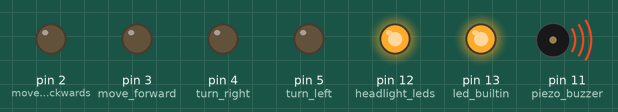
This sketch was run on a simulated Arduino Uno, built with avr-gcc and run on an emulated ATmega328P. Parts: output pins drawn as LEDs (lit = HIGH), buzzer (waves = sounding, pin HIGH).

Above: at 0.1 s.
At 2.2 s:
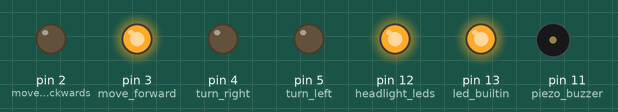
At 4.22 s:
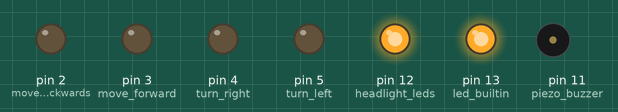
At 6.4 s:
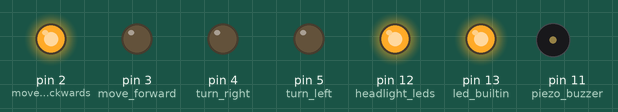
Timing chart, 0 to 9.8 s (numbered marks = the images above):
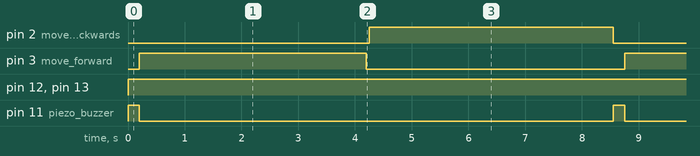

The sketch:

Final_car_movement.ino
```cpp
void setup() {

  pinMode(LED_BUILTIN, OUTPUT); // led builtin
  pinMode(12, OUTPUT); // headlight leds
  pinMode(11, OUTPUT); // piezo buzzer

  pinMode(2, OUTPUT); // move backwards
  pinMode(3, OUTPUT); // move forward

  pinMode(4, OUTPUT); // turn right
  pinMode(5, OUTPUT); // turn left
  digitalWrite(6, HIGH); // PWM moving f/b
  digitalWrite(7, HIGH); // PWM turning l/r

}

void loop() {
  digitalWrite(11, HIGH);
  digitalWrite(LED_BUILTIN, HIGH);
  digitalWrite(12, HIGH);
  delay(200);
  digitalWrite(11, LOW);

  digitalWrite(3, HIGH);
  delay(4000);
  digitalWrite(3, LOW);
  delay(50);
  digitalWrite(2, HIGH);
  delay(4300);
  digitalWrite(2, LOW);


}
```

Measured:
- by itself, pin 2 (move_backwards): alternates HIGH for 4.3 s and LOW for 4.3 s
- by itself, pin 3 (move_forward): alternates HIGH for 4.0 s and LOW for 4.6 s
- by itself, pin 12 (headlight_leds), pin 13 (led_builtin): LOW → HIGH at 0.00 s
- by itself, pin 11 (piezo_buzzer): alternates HIGH for 0.20 s and LOW for 8.4 s
